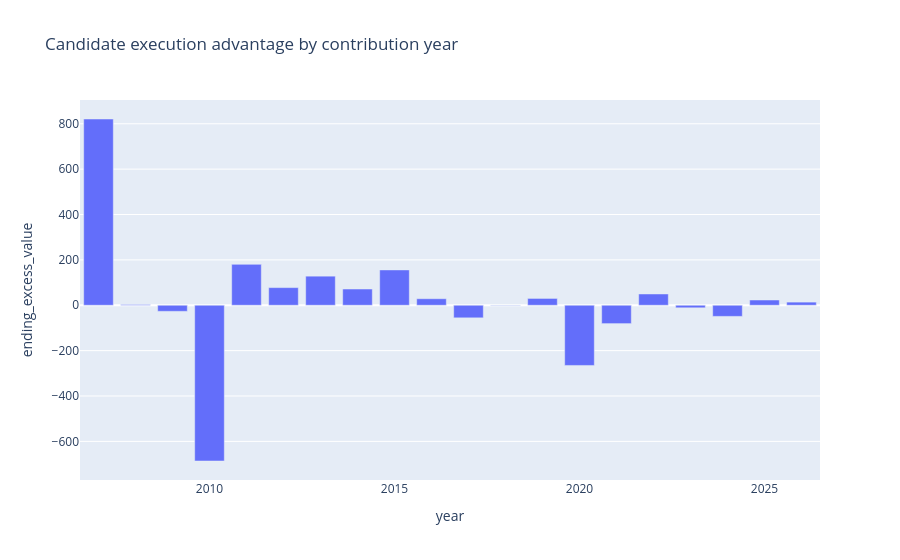

Source (notebook cell):
### Code cell
px.bar(
    annual_execution.reset_index(),
    x="year",
    y="ending_excess_value",
    title="Candidate execution advantage by contribution year",
).show()

### Figure 1 — Plotly figure (JSON) as saved in the notebook; plotly's stock layout.template omitted (floating-point values rounded to 4 significant figures)
{"data": [{"hovertemplate": "year=%{x}<br>ending_excess_value=%{y}<extra></extra>", "legendgroup": "", "marker": {"color": "#636efa", "pattern": {"shape": ""}}, "name": "", "orientation": "v", "showlegend": false, "textposition": "auto", "type": "bar", "x": [2007, 2008, 2009, 2010, 2011, 2012, 2013, 2014, 2015, 2016, 2017, 2018, 2019, 2020, 2021, 2022, 2023, 2024, 2025, 2026], "xaxis": "x", "y": [820.9, 3.119, -26.82, -686.4, 180.3, 77.77, 128.2, 71.59, 155.8, 28.78, -55.42, -1.334, 30.1, -265.3, -80.95, 49.75, -11.18, -49.06, 23.15, 13.87], "yaxis": "y"}], "layout": {"barmode": "relative", "legend": {"tracegroupgap": 0}, "title": {"text": "Candidate execution advantage by contribution year"}, "xaxis": {"anchor": "y", "domain": [0, 1], "title": {"text": "year"}}, "yaxis": {"anchor": "x", "domain": [0, 1], "title": {"text": "ending_excess_value"}}}}
